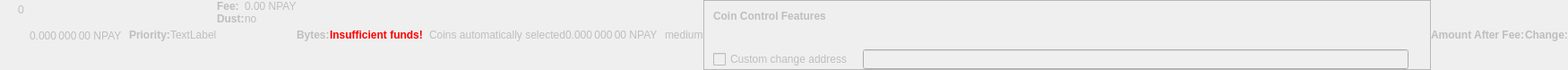
    <widget class="QWidget" name="dummyHideWidget" native="true">
     <property name="enabled">
      <bool>false</bool>
     </property>
     <property name="maximumSize">
      <size>
       <width>100</width>
       <height>22</height>
      </size>
     </property>
     <layout class="QHBoxLayout" name="dummyHideLayout">
      <property name="spacing">
       <number>0</number>
      </property>
      <property name="leftMargin">
       <number>0</number>
      </property>
      <property name="topMargin">
       <number>0</number>
      </property>
      <property name="rightMargin">
       <number>0</number>
      </property>
      <property name="bottomMargin">
       <number>0</number>
      </property>
      <item>
       <layout class="QFormLayout" name="formLayoutCoinControl1">
        <property name="horizontalSpacing">
         <number>10</number>
        </property>
        <property name="verticalSpacing">
         <number>14</number>
        </property>
        <property name="leftMargin">
         <number>10</number>
        </property>
        <property name="topMargin">
         <number>4</number>
        </property>
        <property name="rightMargin">
         <number>6</number>
        </property>
        <item row="0" column="1">
         <widget class="QLabel" name="labelCoinControlBytes">
          <property name="cursor">
           <cursorShape>IBeamCursor</cursorShape>
          </property>
          <property name="contextMenuPolicy">
           <enum>Qt::ActionsContextMenu</enum>
          </property>
          <property name="text">
           <string notr="true">0</string>
          </property>
          <property name="textInteractionFlags">
           <set>Qt::LinksAccessibleByMouse|Qt::TextSelectableByKeyboard|Qt::TextSelectableByMouse</set>
          </property>
         </widget>
        </item>
       </layout>
      </item>
      <item>
       <widget class="QLabel" name="labelCoinControlAfterFee">
        <property name="enabled">
         <bool>false</bool>
        </property>
        <property name="sizePolicy">
         <sizepolicy hsizetype="Fixed" vsizetype="Fixed">
          <horstretch>0</horstretch>
          <verstretch>0</verstretch>
         </sizepolicy>
        </property>
        <property name="minimumSize">
         <size>
          <width>111</width>
          <height>12</height>
         </size>
        </property>
        <property name="maximumSize">
         <size>
          <width>111</width>
          <height>12</height>
         </size>
        </property>
        <property name="cursor">
         <cursorShape>IBeamCursor</cursorShape>
        </property>
        <property name="contextMenuPolicy">
         <enum>Qt::ActionsContextMenu</enum>
        </property>
        <property name="text">
         <string notr="true">0.000 000 00 NPAY</string>
        </property>
        <property name="textInteractionFlags">
         <set>Qt::LinksAccessibleByMouse|Qt::TextSelectableByKeyboard|Qt::TextSelectableByMouse</set>
        </property>
       </widget>
      </item>
      <item>
       <widget class="QLabel" name="labelCoinControlPriorityText">
        <property name="enabled">
         <bool>false</bool>
        </property>
        <property name="font">
         <font>
          <weight>75</weight>
          <bold>true</bold>
         </font>
        </property>
        <property name="text">
         <string>Priority:</string>
        </property>
       </widget>
      </item>
      <item>
       <layout class="QHBoxLayout" name="horizontalLayout">
        <item>
         <widget class="QLabel" name="WarningLabel">
          <property name="text">
           <string>TextLabel</string>
          </property>
         </widget>
        </item>
       </layout>
      </item>
      <item>
       <layout class="QFormLayout" name="formLayoutCoinControl3">
        <property name="horizontalSpacing">
         <number>0</number>
        </property>
        <property name="verticalSpacing">
         <number>0</number>
        </property>
        <property name="leftMargin">
         <number>0</number>
        </property>
        <property name="topMargin">
         <number>0</number>
        </property>
        <property name="rightMargin">
         <number>0</number>
        </property>
        <item row="0" column="0">
         <widget class="QLabel" name="labelCoinControlFeeText">
          <property name="enabled">
           <bool>false</bool>
          </property>
          <property name="font">
           <font>
            <weight>75</weight>
            <bold>true</bold>
           </font>
          </property>
          <property name="text">
           <string>Fee:</string>
          </property>
          <property name="margin">
           <number>0</number>
          </property>
         </widget>
        </item>
        <item row="0" column="1">
         <widget class="QLabel" name="labelCoinControlFee">
          <property name="enabled">
           <bool>false</bool>
          </property>
          <property name="cursor">
           <cursorShape>IBeamCursor</cursorShape>
          </property>
          <property name="contextMenuPolicy">
           <enum>Qt::ActionsContextMenu</enum>
          </property>
          <property name="text">
           <string notr="true">0.00 NPAY</string>
          </property>
          <property name="textInteractionFlags">
           <set>Qt::LinksAccessibleByMouse|Qt::TextSelectableByKeyboard|Qt::TextSelectableByMouse</set>
          </property>
         </widget>
        </item>
        <item row="1" column="0">
         <widget class="QLabel" name="labelCoinControlLowOutputText">
          <property name="enabled">
           <bool>false</bool>
          </property>
          <property name="font">
           <font>
            <weight>75</weight>
            <bold>true</bold>
           </font>
          </property>
          <property name="text">
           <string>Dust:</string>
          </property>
         </widget>
        </item>
        <item row="1" column="1">
         <widget class="QLabel" name="labelCoinControlLowOutput">
          <property name="enabled">
           <bool>false</bool>
          </property>
          <property name="cursor">
           <cursorShape>IBeamCursor</cursorShape>
          </property>
          <property name="contextMenuPolicy">
           <enum>Qt::ActionsContextMenu</enum>
          </property>
          <property name="text">
           <string>no</string>
          </property>
          <property name="textInteractionFlags">
           <set>Qt::LinksAccessibleByMouse|Qt::TextSelectableByKeyboard|Qt::TextSelectableByMouse</set>
          </property>
         </widget>
        </item>
       </layout>
      </item>
      <item>
       <widget class="QLabel" name="labelCoinControlBytesText">
        <property name="enabled">
         <bool>false</bool>
        </property>
        <property name="font">
         <font>
          <weight>75</weight>
          <bold>true</bold>
         </font>
        </property>
        <property name="text">
         <string>Bytes:</string>
        </property>
       </widget>
      </item>
      <item>
       <layout class="QFormLayout" name="formLayoutCoinControl2">
        <property name="horizontalSpacing">
         <number>0</number>
        </property>
        <property name="verticalSpacing">
         <number>0</number>
        </property>
        <property name="leftMargin">
         <number>0</number>
        </property>
        <property name="topMargin">
         <number>0</number>
        </property>
        <property name="rightMargin">
         <number>0</number>
        </property>
       </layout>
      </item>
      <item>
       <layout class="QHBoxLayout" name="horizontalLayoutCoinControl2">
        <property name="spacing">
         <number>0</number>
        </property>
        <property name="bottomMargin">
         <number>0</number>
        </property>
       </layout>
      </item>
      <item>
       <widget class="QLabel" name="labelCoinControlInsuffFunds">
        <property name="enabled">
         <bool>false</bool>
        </property>
        <property name="minimumSize">
         <size>
          <width>0</width>
          <height>0</height>
         </size>
        </property>
        <property name="font">
         <font>
          <weight>75</weight>
          <bold>true</bold>
         </font>
        </property>
        <property name="styleSheet">
         <string notr="true">color:red;font-weight:bold;</string>
        </property>
        <property name="text">
         <string>Insufficient funds!</string>
        </property>
        <property name="margin">
         <number>5</number>
        </property>
       </widget>
      </item>
      <item>
       <layout class="QFormLayout" name="formLayoutCoinControl4">
        <property name="horizontalSpacing">
         <number>0</number>
        </property>
        <property name="verticalSpacing">
         <number>0</number>
        </property>
        <property name="leftMargin">
         <number>0</number>
        </property>
        <property name="topMargin">
         <number>0</number>
        </property>
        <property name="rightMargin">
         <number>0</number>
        </property>
       </layout>
      </item>
      <item>
       <widget class="QLabel" name="labelCoinControlChangeLabel">
        <property name="enabled">
         <bool>false</bool>
        </property>
        <property name="sizePolicy">
         <sizepolicy hsizetype="Preferred" vsizetype="Expanding">
          <horstretch>0</horstretch>
          <verstretch>0</verstretch>
         </sizepolicy>
        </property>
        <property name="minimumSize">
         <size>
          <width>0</width>
          <height>0</height>
         </size>
        </property>
        <property name="text">
         <string/>
        </property>
        <property name="margin">
         <number>3</number>
        </property>
       </widget>
      </item>
      <item>
       <widget class="QLabel" name="labelCoinControlAutomaticallySelected">
        <property name="enabled">
         <bool>false</bool>
        </property>
        <property name="sizePolicy">
         <sizepolicy hsizetype="Fixed" vsizetype="Fixed">
          <horstretch>0</horstretch>
          <verstretch>0</verstretch>
         </sizepolicy>
        </property>
        <property name="minimumSize">
         <size>
          <width>0</width>
          <height>0</height>
         </size>
        </property>
        <property name="maximumSize">
         <size>
          <width>240</width>
          <height>16777215</height>
         </size>
        </property>
        <property name="text">
         <string>Coins automatically selected</string>
        </property>
        <property name="margin">
         <number>5</number>
        </property>
       </widget>
      </item>
      <item>
       <widget class="QLabel" name="labelCoinControlChange">
        <property name="enabled">
         <bool>false</bool>
        </property>
        <property name="sizePolicy">
         <sizepolicy hsizetype="Fixed" vsizetype="Fixed">
          <horstretch>0</horstretch>
          <verstretch>0</verstretch>
         </sizepolicy>
        </property>
        <property name="minimumSize">
         <size>
          <width>111</width>
          <height>0</height>
         </size>
        </property>
        <property name="maximumSize">
         <size>
          <width>111</width>
          <height>16777215</height>
         </size>
        </property>
        <property name="cursor">
         <cursorShape>IBeamCursor</cursorShape>
        </property>
        <property name="contextMenuPolicy">
         <enum>Qt::ActionsContextMenu</enum>
        </property>
        <property name="text">
         <string notr="true">0.000 000 00 NPAY</string>
        </property>
        <property name="textInteractionFlags">
         <set>Qt::LinksAccessibleByMouse|Qt::TextSelectableByKeyboard|Qt::TextSelectableByMouse</set>
        </property>
       </widget>
      </item>
      <item>
       <widget class="QLabel" name="labelCoinControlPriority">
        <property name="enabled">
         <bool>false</bool>
        </property>
        <property name="cursor">
         <cursorShape>IBeamCursor</cursorShape>
        </property>
        <property name="contextMenuPolicy">
         <enum>Qt::ActionsContextMenu</enum>
        </property>
        <property name="text">
         <string>medium</string>
        </property>
        <property name="textInteractionFlags">
         <set>Qt::LinksAccessibleByMouse|Qt::TextSelectableByKeyboard|Qt::TextSelectableByMouse</set>
        </property>
       </widget>
      </item>
      <item>
       <widget class="QFrame" name="frameCoinControl">
        <property name="sizePolicy">
         <sizepolicy hsizetype="Expanding" vsizetype="Expanding">
          <horstretch>0</horstretch>
          <verstretch>0</verstretch>
         </sizepolicy>
        </property>
        <property name="maximumSize">
         <size>
          <width>16777215</width>
          <height>16777215</height>
         </size>
        </property>
        <property name="frameShape">
         <enum>QFrame::StyledPanel</enum>
        </property>
        <property name="frameShadow">
         <enum>QFrame::Sunken</enum>
        </property>
        <layout class="QVBoxLayout" name="verticalLayoutCoinControl2_2">
         <property name="spacing">
          <number>0</number>
         </property>
         <property name="leftMargin">
          <number>0</number>
         </property>
         <property name="topMargin">
          <number>0</number>
         </property>
         <property name="rightMargin">
          <number>0</number>
         </property>
         <property name="bottomMargin">
          <number>0</number>
         </property>
         <item>
          <layout class="QVBoxLayout" name="verticalLayoutCoinControl" stretch="0,0,0,1">
           <property name="spacing">
            <number>0</number>
           </property>
           <property name="leftMargin">
            <number>10</number>
           </property>
           <property name="topMargin">
            <number>10</number>
           </property>
           <item>
            <layout class="QHBoxLayout" name="horizontalLayoutCoinControl1">
             <property name="bottomMargin">
              <number>15</number>
             </property>
             <item>
              <widget class="QLabel" name="labelCoinControlFeatures">
               <property name="enabled">
                <bool>false</bool>
               </property>
               <property name="sizePolicy">
                <sizepolicy hsizetype="Preferred" vsizetype="Maximum">
                 <horstretch>0</horstretch>
                 <verstretch>0</verstretch>
                </sizepolicy>
               </property>
               <property name="font">
                <font>
                 <weight>75</weight>
                 <bold>true</bold>
                </font>
               </property>
               <property name="styleSheet">
                <string notr="true">font-weight:bold;</string>
               </property>
               <property name="text">
                <string>Coin Control Features</string>
               </property>
              </widget>
             </item>
            </layout>
           </item>
           <item>
            <widget class="QWidget" name="widgetCoinControl" native="true">
             <property name="sizePolicy">
              <sizepolicy hsizetype="Preferred" vsizetype="Preferred">
               <horstretch>0</horstretch>
               <verstretch>0</verstretch>
              </sizepolicy>
             </property>
             <property name="minimumSize">
              <size>
               <width>0</width>
               <height>0</height>
              </size>
             </property>
             <property name="styleSheet">
              <string notr="true"/>
             </property>
             <layout class="QHBoxLayout" name="horizontalLayoutCoinControl5_2">
              <property name="leftMargin">
               <number>0</number>
              </property>
              <property name="topMargin">
               <number>0</number>
              </property>
              <property name="rightMargin">
               <number>0</number>
              </property>
              <property name="bottomMargin">
               <number>0</number>
              </property>
              <item>
               <layout class="QHBoxLayout" name="horizontalLayoutCoinControl3">
                <property name="spacing">
                 <number>20</number>
                </property>
                <property name="topMargin">
                 <number>0</number>
                </property>
                <property name="bottomMargin">
                 <number>10</number>
                </property>
               </layout>
              </item>
             </layout>
            </widget>
           </item>
           <item>
            <layout class="QHBoxLayout" name="horizontalLayoutCoinControl4" stretch="0,0,0">
             <property name="spacing">
              <number>12</number>
             </property>
             <property name="sizeConstraint">
              <enum>QLayout::SetDefaultConstraint</enum>
             </property>
             <property name="topMargin">
              <number>5</number>
             </property>
             <property name="rightMargin">
              <number>5</number>
             </property>
             <item>
              <widget class="QCheckBox" name="checkBoxCoinControlChange">
               <property name="enabled">
                <bool>false</bool>
               </property>
               <property name="toolTip">
                <string>If this is activated, but the change address is empty or invalid, change will be sent to a newly generated address.</string>
               </property>
               <property name="text">
                <string>Custom change address</string>
               </property>
              </widget>
             </item>
             <item>
              <widget class="QValidatedLineEdit" name="lineEditCoinControlChange">
               <property name="enabled">
                <bool>false</bool>
               </property>
               <property name="sizePolicy">
                <sizepolicy hsizetype="Expanding" vsizetype="Fixed">
                 <horstretch>0</horstretch>
                 <verstretch>0</verstretch>
                </sizepolicy>
               </property>
              </widget>
             </item>
             <item>
              <widget class="QLabel" name="labelCoinControlChangeLabel_2">
               <property name="sizePolicy">
                <sizepolicy hsizetype="Preferred" vsizetype="Expanding">
                 <horstretch>0</horstretch>
                 <verstretch>0</verstretch>
                </sizepolicy>
               </property>
               <property name="minimumSize">
                <size>
                 <width>0</width>
                 <height>0</height>
                </size>
               </property>
               <property name="text">
                <string/>
               </property>
               <property name="margin">
                <number>3</number>
               </property>
              </widget>
             </item>
            </layout>
           </item>
           <item>
            <spacer name="verticalSpacerCoinControl">
             <property name="orientation">
              <enum>Qt::Vertical</enum>
             </property>
             <property name="sizeHint" stdset="0">
              <size>
               <width>800</width>
               <height>1</height>
              </size>
             </property>
            </spacer>
           </item>
          </layout>
         </item>
        </layout>
       </widget>
      </item>
      <item>
       <widget class="QLabel" name="labelCoinControlAfterFeeText">
        <property name="enabled">
         <bool>false</bool>
        </property>
        <property name="minimumSize">
         <size>
          <width>0</width>
          <height>0</height>
         </size>
        </property>
        <property name="maximumSize">
         <size>
          <width>16777215</width>
          <height>16777215</height>
         </size>
        </property>
        <property name="font">
         <font>
          <weight>75</weight>
          <bold>true</bold>
         </font>
        </property>
        <property name="text">
         <string>Amount After Fee:</string>
        </property>
        <property name="alignment">
         <set>Qt::AlignLeading|Qt::AlignLeft|Qt::AlignVCenter</set>
        </property>
        <property name="margin">
         <number>0</number>
        </property>
       </widget>
      </item>
      <item>
       <widget class="QLabel" name="labelCoinControlChangeText">
        <property name="enabled">
         <bool>false</bool>
        </property>
        <property name="sizePolicy">
         <sizepolicy hsizetype="Preferred" vsizetype="Preferred">
          <horstretch>0</horstretch>
          <verstretch>0</verstretch>
         </sizepolicy>
        </property>
        <property name="minimumSize">
         <size>
          <width>0</width>
          <height>0</height>
         </size>
        </property>
        <property name="maximumSize">
         <size>
          <width>16777215</width>
          <height>16777215</height>
         </size>
        </property>
        <property name="font">
         <font>
          <weight>75</weight>
          <bold>true</bold>
         </font>
        </property>
        <property name="text">
         <string>Change:</string>
        </property>
        <property name="alignment">
         <set>Qt::AlignLeading|Qt::AlignLeft|Qt::AlignVCenter</set>
        </property>
       </widget>
      </item>
     </layout>
    </widget>
